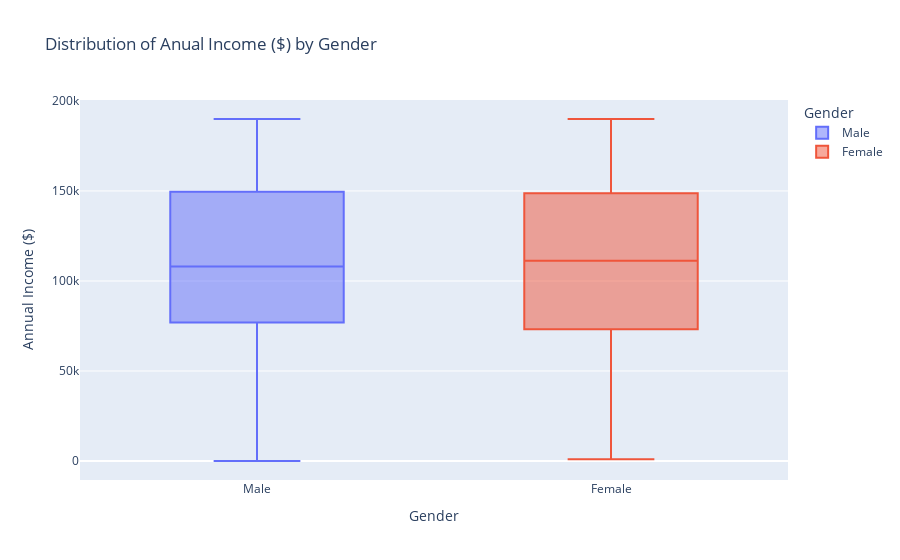

Notebook code cell kept with this figure:
### Markdown cell above
The **box plot** provides **clear insights** into the **distribution of age by gender**. From the plot, it is **evident** that **gender does not appear to significantly impact the distribution of age**. Both **male and female genders** have **similar age distributions with no significant differences.**

### Code cell
# Create a box plot of Age by Gender
anual_income_gender_boxplot = px.box(df, x='Gender', y='Annual Income ($)', color='Gender', title='Distribution of Anual Income ($) by Gender')

# Display the plot
anual_income_gender_boxplot.show()

### Figure 1 — Plotly figure (JSON) as saved in the notebook; plotly's stock layout.template omitted (floating-point values rounded to 4 significant figures; data arrays with more than 128 entries replaced by an {"elided": "..."} marker saying what was removed)
{"data": [{"alignmentgroup": "True", "hovertemplate": "Gender=%{x}<br>Annual Income ($)=%{y}<extra></extra>", "legendgroup": "Male", "marker": {"color": "#636efa"}, "name": "Male", "notched": false, "offsetgroup": "Male", "orientation": "v", "showlegend": true, "type": "box", "x": {"elided": "814 str values"}, "x0": " ", "xaxis": "x", "y": {"elided": "814 int values"}, "y0": " ", "yaxis": "y"}, {"alignmentgroup": "True", "hovertemplate": "Gender=%{x}<br>Annual Income ($)=%{y}<extra></extra>", "legendgroup": "Female", "marker": {"color": "#EF553B"}, "name": "Female", "notched": false, "offsetgroup": "Female", "orientation": "v", "showlegend": true, "type": "box", "x": {"elided": "1186 str values"}, "x0": " ", "xaxis": "x", "y": {"elided": "1186 int values"}, "y0": " ", "yaxis": "y"}], "layout": {"boxmode": "overlay", "legend": {"title": {"text": "Gender"}, "tracegroupgap": 0}, "title": {"text": "Distribution of Anual Income ($) by Gender"}, "xaxis": {"anchor": "y", "categoryarray": ["Male", "Female"], "categoryorder": "array", "domain": [0, 1], "title": {"text": "Gender"}}, "yaxis": {"anchor": "x", "domain": [0, 1], "title": {"text": "Annual Income ($)"}}}}
